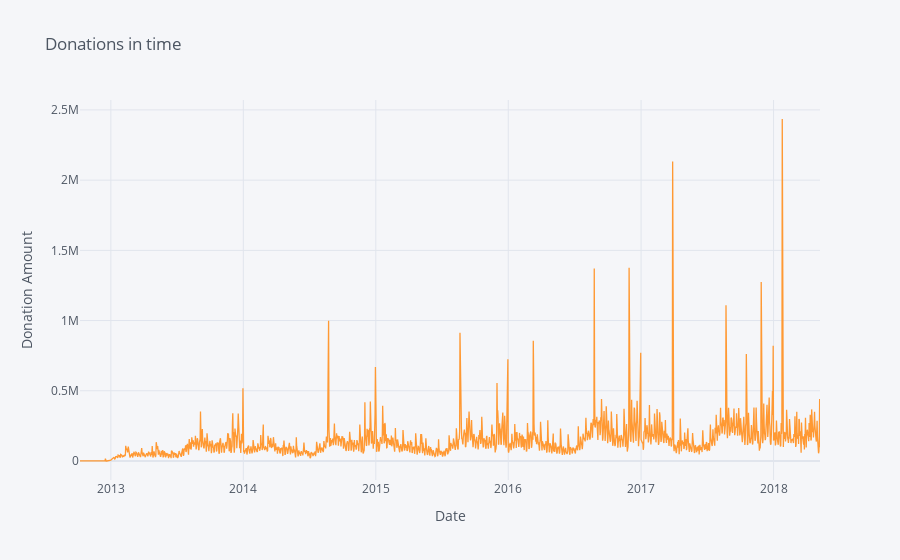

Source (notebook cell):
### Markdown cell above
### 3.4. Donations per Day

### Code cell
# Group and sort data for visualization
df_3['Donation Received Date'] = pd.to_datetime(df_3['Donation Received Date'])

df_day = pd.DataFrame(df_3.groupby(df_3['Donation Received Date'].dt.floor('d'))['Donation Amount'].sum().astype(int))
df_day.sort_values(by=['Donation Received Date'],ascending = True)
df_day.reset_index(inplace=True)

df_day.iplot(kind='scatter', x='Donation Received Date', y='Donation Amount', yTitle='Donation Amount', xTitle='Date', title ='Donations in Time', color='orange')

### Figure 1 — Plotly figure (JSON) as saved in the notebook; plotly's stock layout.template omitted (floating-point values rounded to 4 significant figures; data arrays with more than 128 entries replaced by an {"elided": "..."} marker saying what was removed)
{"data": [{"line": {"color": "rgba(255, 153, 51, 1.0)", "dash": "solid", "shape": "linear", "width": 1.3}, "mode": "lines", "name": "Donation Amount", "text": "", "type": "scatter", "x": {"elided": "1988 str values"}, "y": {"elided": "1988 int values"}}], "layout": {"autosize": true, "legend": {"bgcolor": "#F5F6F9", "font": {"color": "#4D5663"}}, "paper_bgcolor": "#F5F6F9", "plot_bgcolor": "#F5F6F9", "title": {"font": {"color": "#4D5663"}, "text": "Donations in time"}, "xaxis": {"autorange": true, "gridcolor": "#E1E5ED", "range": ["2012-10-08", "2018-05-09"], "showgrid": true, "tickfont": {"color": "#4D5663"}, "title": {"font": {"color": "#4D5663"}, "text": "Date"}, "type": "date", "zerolinecolor": "#E1E5ED"}, "yaxis": {"autorange": true, "gridcolor": "#E1E5ED", "range": [-135300.0, 2571000.0], "showgrid": true, "tickfont": {"color": "#4D5663"}, "title": {"font": {"color": "#4D5663"}, "text": "Donation Amount"}, "type": "linear", "zerolinecolor": "#E1E5ED"}}}
